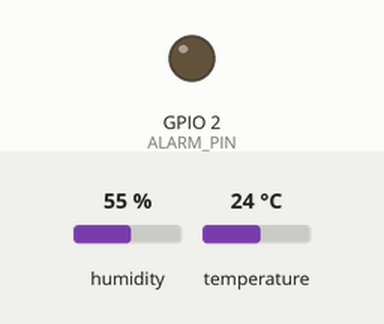
Recording of a sketch running on a simulated ESP32. On the bench: output pins drawn as LEDs (lit = HIGH). The test bench sets the inputs (shaded band); at power-on: humidity 55 %, temperature 24 °C. What the sketch prints to the serial monitor is not drawn.

Above: at 2.2 s.
2.3 s: humidity set to 69 %
7.3 s: humidity set to 72 %
At 10.7 s:
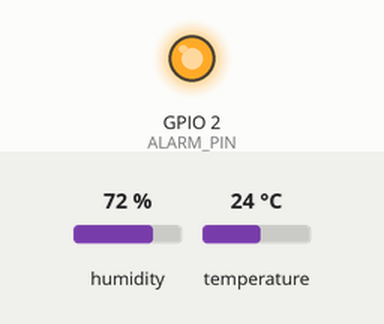
12.3 s: humidity set to 22 %
At 14.9 s:
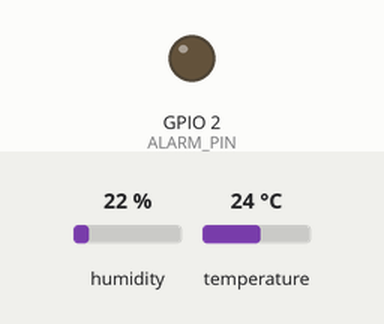
17.3 s: humidity set to 88 %
At 19.2 s:
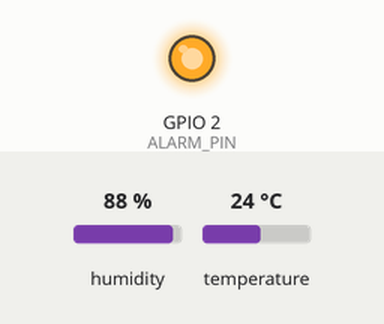
Timing chart, 0 to 20.7 s (numbered marks = the images above; inputs shaded):
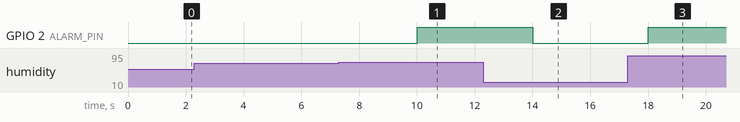

Measured:
- the behaviour switches between 70 and 71 % on humidity (found by bisection; images 0 and 1)
- after the input at 2.3 s, every drawn part: stays the same
- after the input at 7.3 s, GPIO 2 (ALARM_PIN): LOW → HIGH after 2.7 s
- after the input at 12.3 s, GPIO 2 (ALARM_PIN): HIGH → LOW after 1.7 s
- after the input at 17.3 s, GPIO 2 (ALARM_PIN): LOW → HIGH after 0.71 s

The sketch:

P04_Temperature_Humidity_Alarm.ino
```cpp
/*
 * 综合项目 P04：温湿度报警器
 *
 * 学习目标：
 * 1. 理解 DHT22（AM2302）温湿度传感器的工作原理和接线方式
 * 2. 学会使用 Adafruit DHT 库读取温度和湿度
 * 3. 掌握根据阈值触发声光报警的逻辑
 * 4. 熟练使用串口输出调试信息，排查传感器问题
 *
 * 前置知识：
 * - 已完成教程 05《串口通信》，会使用 Serial.print() / Serial.println()
 * - 了解 digitalWrite() 控制 LED / 蜂鸣器（教程 01）
 *
 * 硬件连接：
 * - ESP32 GPIO4  →  DHT22 数据引脚（模块标 DATA / OUT）
 * - ESP32 3.3V   →  DHT22 VCC（+）
 * - ESP32 GND    →  DHT22 GND（-）
 * - ESP32 GPIO2  →  有源蜂鸣器正极 或 LED 正极（长脚）
 * - 蜂鸣器负极 / LED 负极（短脚） →  GND
 *   注意：如果接普通 LED，必须在负极串联 330Ω 限流电阻，否则 LED 容易烧毁。
 *
 * 关键概念解释：
 * - DHT22（也叫 AM2302）：一种单总线数字温湿度传感器，能同时输出温度
 *   （精度 ±0.5 °C）和湿度（精度 ±2% ~ ±5%）。它的数据引脚通过一根线
 *   与 ESP32 通信，所以叫“单总线”。两次读取之间至少要间隔 2 秒，
 *   否则会得到上一次的老数据或读取失败。
 * - 有源蜂鸣器（Active Buzzer）：内部自带振荡电路，只要给正极通上高电平
 *   （比如 3.3V），它就会持续发出声音。适合用来做简单的报警提示。
 *   而无源蜂鸣器需要外部不断切换高低电平才能发声，本项目不选它。
 * - 阈值（Threshold）：一个判断条件。当温度或湿度超过这个设定值时，
 *   就触发报警。阈值可以根据实际环境需要修改。
 */

// 引入 DHT 库。DHT 库封装了单总线通信的复杂时序，
// 让我们只需要调用 readTemperature()、readHumidity() 就能得到结果。
// 在 Arduino IDE 的“库管理器”中搜索并安装：
// 1. “DHT sensor library” by Adafruit
// 2. “Adafruit Unified Sensor”（DHT 库依赖它）
#include <DHT.h>

// DHT22 数据引脚。GPIO4 是一个普通 GPIO，不会受到 Wi-Fi / ADC 等特殊功能影响，
// 用来接单总线设备比较稳定。
#define DHT_PIN 4

// 报警引脚，接有源蜂鸣器或 LED。GPIO2 是大多数 ESP32 开发板板载 LED 所在引脚，
// 即使不接外部 LED，也能通过板载 LED 观察报警状态。
#define ALARM_PIN 2

// 告诉 DHT 库我们接的是 DHT22，而不是 DHT11 或其他型号。
#define DHT_TYPE DHT22

// 报警阈值。温度超过 30.0 °C 或湿度超过 70.0% 就报警。
// 这两个数字可以根据你的房间环境自由调整。
#define TEMP_THRESHOLD 30.0
#define HUMI_THRESHOLD 70.0

// 读取间隔。DHT22 每次测量需要约 2 秒，如果读得太快会失败，
// 所以这里设为 2000 毫秒（2 秒）。
#define READ_INTERVAL 2000

// 创建 DHT 对象。第一个参数是数据引脚，第二个参数是传感器型号。
// 对象会在 setup() 中被初始化，然后在 loop() 中反复读取。
DHT dht(DHT_PIN, DHT_TYPE);

// 记录上一次读取传感器的时间，配合 millis() 实现非阻塞定时。
// 这样做的好处是：即使传感器读取失败，程序也不会卡在 delay() 里，
// 主循环可以继续做其他事情。
unsigned long lastReadTime = 0;

void setup() {
  // 初始化串口，波特率 115200。上传代码后，在 Arduino IDE 串口监视器
  // 里也要选择 115200，否则看到的是乱码。
  Serial.begin(115200);

  // 等待串口稳定，避免最开始的一两条信息打印不出来。
  delay(1000);

  Serial.println("==============================");
  Serial.println("P04：温湿度报警器");
  Serial.println("==============================");

  // 把报警引脚设为输出模式。我们要让 ESP32 主动驱动蜂鸣器 / LED，
  // 所以必须是 OUTPUT。如果是 INPUT，引脚只能读取外部信号。
  pinMode(ALARM_PIN, OUTPUT);

  // 初始状态关闭报警，防止一上电就响。
  digitalWrite(ALARM_PIN, LOW);

  // 初始化 DHT 传感器。这会把数据引脚设置为正确的输入/输出状态，
  // 并发送启动信号让传感器进入就绪状态。
  dht.begin();

  Serial.println("DHT22 初始化完成");
  Serial.print("读取间隔：");
  Serial.print(READ_INTERVAL);
  Serial.println(" 毫秒");
  Serial.print("温度阈值：");
  Serial.print(TEMP_THRESHOLD);
  Serial.println(" °C");
  Serial.print("湿度阈值：");
  Serial.print(HUMI_THRESHOLD);
  Serial.println(" %");
}

void loop() {
  // millis() 返回程序启动以来经过的毫秒数。用它来做定时，比 delay() 更灵活，
  // 不会阻塞其他代码。
  unsigned long now = millis();

  // 每隔 READ_INTERVAL（2 秒）读取一次传感器。
  if (now - lastReadTime >= READ_INTERVAL) {
    lastReadTime = now;

    // readTemperature() 读取摄氏温度，readHumidity() 读取相对湿度。
    // 注意：这两个函数返回的是 float（浮点数），可能带有小数。
    float temperature = dht.readTemperature();
    float humidity = dht.readHumidity();

    // isnan() 用来判断读取结果是不是“不是一个数字”。
    // 当传感器没有接好、断电、或者读取太快时，DHT 库会返回 NaN，
    // 这时要立即关闭报警并提示用户检查接线，避免用错误数据做判断。
    if (isnan(temperature) || isnan(humidity)) {
      Serial.println("DHT22 读取失败，请检查电源、接线和读取间隔");
      digitalWrite(ALARM_PIN, LOW);
      return;
    }

    // 把温湿度打印到串口，方便观察实时数据。
    Serial.print("温度：");
    Serial.print(temperature);
    Serial.print(" °C  |  湿度：");
    Serial.print(humidity);
    Serial.println(" %");

    // 如果温度或湿度超过阈值，就打开蜂鸣器 / LED 报警。
    // 逻辑上用的是“或”（||），只要有一个条件满足就报警。
    if (temperature > TEMP_THRESHOLD || humidity > HUMI_THRESHOLD) {
      Serial.println("⚠ 警告：温湿度超过阈值！");
      digitalWrite(ALARM_PIN, HIGH);
    } else {
      // 温湿度正常时关闭报警。
      digitalWrite(ALARM_PIN, LOW);
    }
  }
}

/*
 * 扩展挑战：
 * 1. 把报警改成“连续三秒都超过阈值才报警”，避免偶尔的尖峰误触发。
 *    提示：增加一个计数器，每次正常就清零，连续异常达到一定次数再 HIGH。
 * 2. 用 PWM 控制蜂鸣器或 LED 的“强弱”，距离阈值越近报警越轻微，
 *    远超阈值时报警最强烈。
 * 3. 把阈值改成可以通过串口命令动态修改，例如发送 "temp=35" 就修改温度阈值。
 */
```
